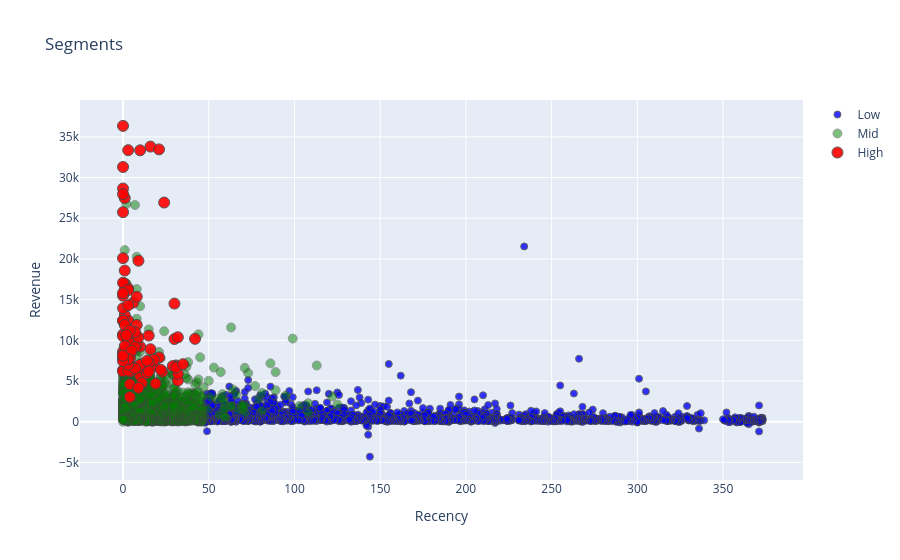

This figure's notebook cell:
### Code cell
plot_data = [
    go.Scatter(
        x=df_graph.query("Segment == 'Low-Value'")['Recency'],
        y=df_graph.query("Segment == 'Low-Value'")['Revenue'],
        mode='markers',
        name='Low',
        marker= dict(size= 7,
            line= dict(width=1),
            color= 'blue',
            opacity= 0.8
           )
    ),
        go.Scatter(
        x=df_graph.query("Segment == 'Mid-Value'")['Recency'],
        y=df_graph.query("Segment == 'Mid-Value'")['Revenue'],
        mode='markers',
        name='Mid',
        marker= dict(size= 9,
            line= dict(width=1),
            color= 'green',
            opacity= 0.5
           )
    ),
        go.Scatter(
        x=df_graph.query("Segment == 'High-Value'")['Recency'],
        y=df_graph.query("Segment == 'High-Value'")['Revenue'],
        mode='markers',
        name='High',
        marker= dict(size= 11,
            line= dict(width=1),
            color= 'red',
            opacity= 0.9
           )
    ),
]

plot_layout = go.Layout(
        yaxis= {'title': "Revenue"},
        xaxis= {'title': "Recency"},
        title='Segments'
    )
fig = go.Figure(data=plot_data, layout=plot_layout)
fig.show()

### Figure 1 — Plotly figure (JSON) as saved in the notebook; plotly's stock layout.template omitted (floating-point values rounded to 4 significant figures; data arrays with more than 128 entries replaced by an {"elided": "..."} marker saying what was removed)
{"data": [{"marker": {"color": "blue", "line": {"width": 1}, "opacity": 0.8, "size": 7}, "mode": "markers", "name": "Low", "type": "scatter", "x": {"elided": "1958 int values"}, "y": {"elided": "1958 float values"}}, {"marker": {"color": "green", "line": {"width": 1}, "opacity": 0.5, "size": 9}, "mode": "markers", "name": "Mid", "type": "scatter", "x": {"elided": "1869 int values"}, "y": {"elided": "1869 float values"}}, {"marker": {"color": "red", "line": {"width": 1}, "opacity": 0.9, "size": 11}, "mode": "markers", "name": "High", "type": "scatter", "x": [4, 10, 11, 19, 32, 9, 4, 0, 16, 0, 10, 3, 21, 1, 1, 30, 21, 3, 0, 2, 10, 4, 0, 3, 6, 3, 24, 0, 6, 1, 8, 13, 2, 1, 0, 6, 10, 2, 1, 8, 4, 0, 16, 0, 0, 1, 3, 1, 0, 18, 0, 0, 8, 4, 3, 0, 6, 30, 4, 11, 2, 18, 16, 1, 10, 23, 32, 6, 4, 9, 0, 4, 1, 0, 0, 42, 3, 7, 3, 0, 1, 3, 7, 22, 4, 15, 14, 14, 15, 31, 29, 32, 7, 3, 31, 35, 2, 0, 5, 9, 0, 15, 2, 3, 0, 0], "y": [4604.0, 5596.0, 4758.0, 4678.0, 5044.0, 4155.0, 3048.0, 36350.0, 33810.0, 31300.0, 33350.0, 33370.0, 33460.0, 27490.0, 16950.0, 14520.0, 7904.0, 16390.0, 25750.0, 8574.0, 6745.0, 6135.0, 10740.0, 12430.0, 14630.0, 10930.0, 26930.0, 8629.0, 6752.0, 7925.0, 15360.0, 6501.0, 6763.0, 16220.0, 17080.0, 9623.0, 9231.0, 7521.0, 13110.0, 9452.0, 10660.0, 12400.0, 8911.0, 20100.0, 12430.0, 10450.0, 10100.0, 11900.0, 8257.0, 6840.0, 15480.0, 10510, 11890.0, 8235.0, 16170.0, 6336.0, 8987.0, 10160.0, 7066.0, 6667.0, 6216.0, 7629.0, 6612.0, 18570.0, 7007.0, 6147.0, 5893.0, 9538.0, 7804.0, 10360.0, 13950.0, 6694.0, 6315.0, 6204.0, 15800.0, 10180.0, 9798.0, 11020.0, 14310.0, 28660.0, 9296.0, 6249.0, 6530.0, 6390.0, 11220.0, 7273.0, 5928.0, 7490.0, 10590.0, 6841.0, 6838.0, 10380.0, 9168.0, 7025.0, 6657.0, 7076.0, 7711.0, 27960.0, 8728.0, 19790.0, 7840.0, 6180.0, 10640.0, 7678.0, 7454.0, 8124.0]}], "layout": {"title": {"text": "Segments"}, "xaxis": {"title": {"text": "Recency"}}, "yaxis": {"title": {"text": "Revenue"}}}}
